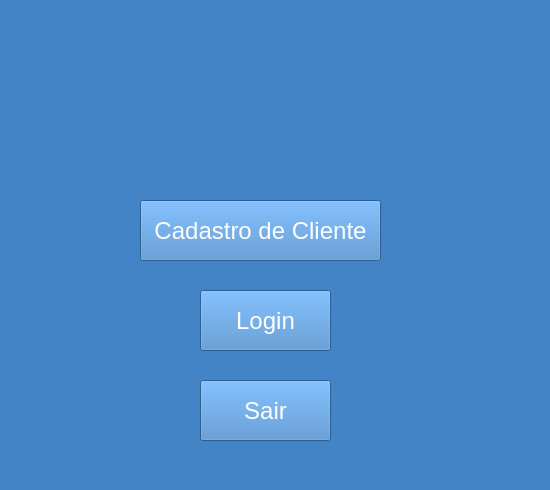
<?xml version="1.0" encoding="UTF-8"?>
<ui version="4.0">
 <class>MainWindow</class>
 <widget class="QMainWindow" name="MainWindow">
  <property name="geometry">
   <rect>
    <x>0</x>
    <y>0</y>
    <width>550</width>
    <height>490</height>
   </rect>
  </property>
  <property name="windowTitle">
   <string>MainWindow</string>
  </property>
  <property name="styleSheet">
   <string notr="true">background-color: rgb(66, 132, 198)</string>
  </property>
  <widget class="QWidget" name="centralwidget">
   <widget class="QLabel" name="label">
    <property name="geometry">
     <rect>
      <x>160</x>
      <y>0</y>
      <width>211</width>
      <height>191</height>
     </rect>
    </property>
    <property name="text">
     <string/>
    </property>
    <property name="pixmap">
     <pixmap>../banco-icone.png</pixmap>
    </property>
    <property name="scaledContents">
     <bool>true</bool>
    </property>
   </widget>
   <widget class="QPushButton" name="pushButton">
    <property name="geometry">
     <rect>
      <x>200</x>
      <y>290</y>
      <width>131</width>
      <height>61</height>
     </rect>
    </property>
    <property name="font">
     <font>
      <pointsize>18</pointsize>
     </font>
    </property>
    <property name="styleSheet">
     <string notr="true">color: rgb(255, 255, 255)
</string>
    </property>
    <property name="text">
     <string>Login</string>
    </property>
   </widget>
   <widget class="QPushButton" name="pushButton_2">
    <property name="geometry">
     <rect>
      <x>140</x>
      <y>200</y>
      <width>241</width>
      <height>61</height>
     </rect>
    </property>
    <property name="font">
     <font>
      <pointsize>18</pointsize>
     </font>
    </property>
    <property name="styleSheet">
     <string notr="true">color: rgb(255, 255, 255)
</string>
    </property>
    <property name="text">
     <string>Cadastro de Cliente</string>
    </property>
   </widget>
   <widget class="QPushButton" name="pushButton_3">
    <property name="geometry">
     <rect>
      <x>200</x>
      <y>380</y>
      <width>131</width>
      <height>61</height>
     </rect>
    </property>
    <property name="font">
     <font>
      <pointsize>18</pointsize>
     </font>
    </property>
    <property name="styleSheet">
     <string notr="true">color: rgb(255, 255, 255)
</string>
    </property>
    <property name="text">
     <string>Sair</string>
    </property>
   </widget>
  </widget>
  <widget class="QStatusBar" name="statusbar"/>
 </widget>
 <resources/>
 <connections/>
</ui>
